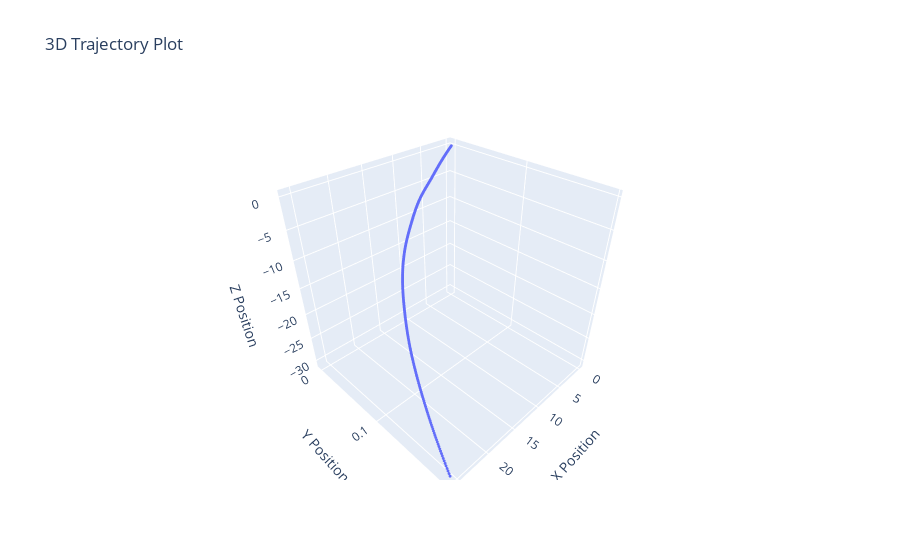

The notebook cell this image was saved under:
### Code cell
orientation = Rotation.from_quat([1, 0, 0, 0]) # identity quaternion
gravity = np.array([0, 0, -9.81]) 

velocity = np.zeros_like(acc_data)
position = np.zeros_like(acc_data)

for i in range(1, len(acc_data)):
    orientation = orientation * Rotation.from_quat(attitudes[i])

    acc_global = orientation.apply(acc_data[i]) + gravity

    velocity[i] = velocity[i - 1] + acc_global * delta_t
    position[i] = position[i - 1] + velocity[i] * delta_t

plot_trajectory(position)
compute_metrics(position, position_data)

### Figure 1 — Plotly figure (JSON) as saved in the notebook; plotly's stock layout.template omitted (floating-point values rounded to 4 significant figures; data arrays with more than 128 entries replaced by an {"elided": "..."} marker saying what was removed)
{"data": [{"marker": {"size": 1}, "mode": "markers+lines", "type": "scatter3d", "x": {"elided": "500 float values"}, "y": {"elided": "500 float values"}, "z": {"elided": "500 float values"}}], "layout": {"scene": {"xaxis": {"title": {"text": "X Position"}}, "yaxis": {"title": {"text": "Y Position"}}, "zaxis": {"title": {"text": "Z Position"}}}, "title": {"text": "3D Trajectory Plot"}}}
